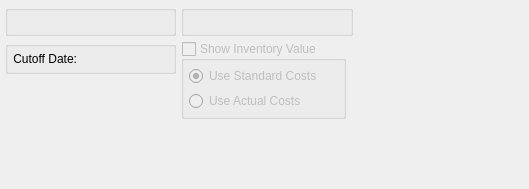
<?xml version="1.0" encoding="UTF-8"?>
<ui version="4.0">
 <comment>This file is part of the xTuple ERP: PostBooks Edition, a free and
open source Enterprise Resource Planning software suite,
Copyright (c) 1999-2010 by OpenMFG LLC, d/b/a xTuple.
It is licensed to you under the Common Public Attribution License
version 1.0, the full text of which (including xTuple-specific Exhibits)
is available at www.xtuple.com/CPAL.  By using this software, you agree
to be bound by its terms.</comment>
 <class>dspSlowMovingInventoryByClassCode</class>
 <widget class="QWidget" name="dspSlowMovingInventoryByClassCode">
  <property name="geometry">
   <rect>
    <x>0</x>
    <y>0</y>
    <width>529</width>
    <height>189</height>
   </rect>
  </property>
  <property name="windowTitle">
   <string>Slow Moving Inventory</string>
  </property>
  <layout class="QHBoxLayout" name="horizontalLayout_3">
   <item>
    <layout class="QVBoxLayout" name="verticalLayout_3">
     <item>
      <widget class="ParameterGroup" name="_classCode">
       <property name="title">
        <string/>
       </property>
       <property name="fixedSize">
        <bool>false</bool>
       </property>
      </widget>
     </item>
     <item>
      <widget class="QGroupBox" name="groupBox">
       <property name="title">
        <string/>
       </property>
       <layout class="QHBoxLayout" name="horizontalLayout">
        <item>
         <widget class="QLabel" name="_cutoffDateLit">
          <property name="text">
           <string>Cutoff Date:</string>
          </property>
          <property name="alignment">
           <set>Qt::AlignRight|Qt::AlignTrailing|Qt::AlignVCenter</set>
          </property>
         </widget>
        </item>
        <item>
         <widget class="DLineEdit" name="_cutoffDate"/>
        </item>
        <item>
         <spacer>
          <property name="orientation">
           <enum>Qt::Horizontal</enum>
          </property>
          <property name="sizeType">
           <enum>QSizePolicy::Expanding</enum>
          </property>
          <property name="sizeHint" stdset="0">
           <size>
            <width>11</width>
            <height>10</height>
           </size>
          </property>
         </spacer>
        </item>
       </layout>
      </widget>
     </item>
     <item>
      <spacer name="verticalSpacer">
       <property name="orientation">
        <enum>Qt::Vertical</enum>
       </property>
       <property name="sizeHint" stdset="0">
        <size>
         <width>20</width>
         <height>0</height>
        </size>
       </property>
      </spacer>
     </item>
    </layout>
   </item>
   <item>
    <layout class="QVBoxLayout" name="verticalLayout_2">
     <item>
      <widget class="WarehouseGroup" name="_warehouse">
       <property name="title">
        <string/>
       </property>
       <property name="fixedSize">
        <bool>false</bool>
       </property>
      </widget>
     </item>
     <item>
      <layout class="QHBoxLayout" name="horizontalLayout_2">
       <item>
        <widget class="QGroupBox" name="_showValue">
         <property name="enabled">
          <bool>false</bool>
         </property>
         <property name="sizePolicy">
          <sizepolicy hsizetype="Preferred" vsizetype="Fixed">
           <horstretch>0</horstretch>
           <verstretch>0</verstretch>
          </sizepolicy>
         </property>
         <property name="title">
          <string>Show Inventory Value</string>
         </property>
         <property name="checkable">
          <bool>true</bool>
         </property>
         <property name="checked">
          <bool>false</bool>
         </property>
         <layout class="QVBoxLayout" name="verticalLayout">
          <item>
           <widget class="QRadioButton" name="_useStandardCosts">
            <property name="text">
             <string>Use Standard Costs</string>
            </property>
            <property name="checked">
             <bool>true</bool>
            </property>
           </widget>
          </item>
          <item>
           <widget class="QRadioButton" name="_useActualCosts">
            <property name="text">
             <string>Use Actual Costs</string>
            </property>
           </widget>
          </item>
         </layout>
        </widget>
       </item>
       <item>
        <spacer name="horizontalSpacer">
         <property name="orientation">
          <enum>Qt::Horizontal</enum>
         </property>
         <property name="sizeHint" stdset="0">
          <size>
           <width>0</width>
           <height>20</height>
          </size>
         </property>
        </spacer>
       </item>
      </layout>
     </item>
     <item>
      <spacer name="verticalSpacer_2">
       <property name="orientation">
        <enum>Qt::Vertical</enum>
       </property>
       <property name="sizeHint" stdset="0">
        <size>
         <width>20</width>
         <height>0</height>
        </size>
       </property>
      </spacer>
     </item>
    </layout>
   </item>
   <item>
    <spacer name="horizontalSpacer_2">
     <property name="orientation">
      <enum>Qt::Horizontal</enum>
     </property>
     <property name="sizeHint" stdset="0">
      <size>
       <width>0</width>
       <height>20</height>
      </size>
     </property>
    </spacer>
   </item>
  </layout>
 </widget>
 <layoutdefault spacing="5" margin="5"/>
 <pixmapfunction>qPixmapFromMimeSource</pixmapfunction>
 <customwidgets>
  <customwidget>
   <class>DLineEdit</class>
   <extends>QWidget</extends>
   <header>datecluster.h</header>
  </customwidget>
  <customwidget>
   <class>ParameterGroup</class>
   <extends>QGroupBox</extends>
   <header>parametergroup.h</header>
  </customwidget>
  <customwidget>
   <class>WarehouseGroup</class>
   <extends>QGroupBox</extends>
   <header>warehousegroup.h</header>
  </customwidget>
 </customwidgets>
 <tabstops>
  <tabstop>_classCode</tabstop>
  <tabstop>_cutoffDate</tabstop>
  <tabstop>_warehouse</tabstop>
  <tabstop>_useStandardCosts</tabstop>
 </tabstops>
 <resources/>
 <connections/>
</ui>
